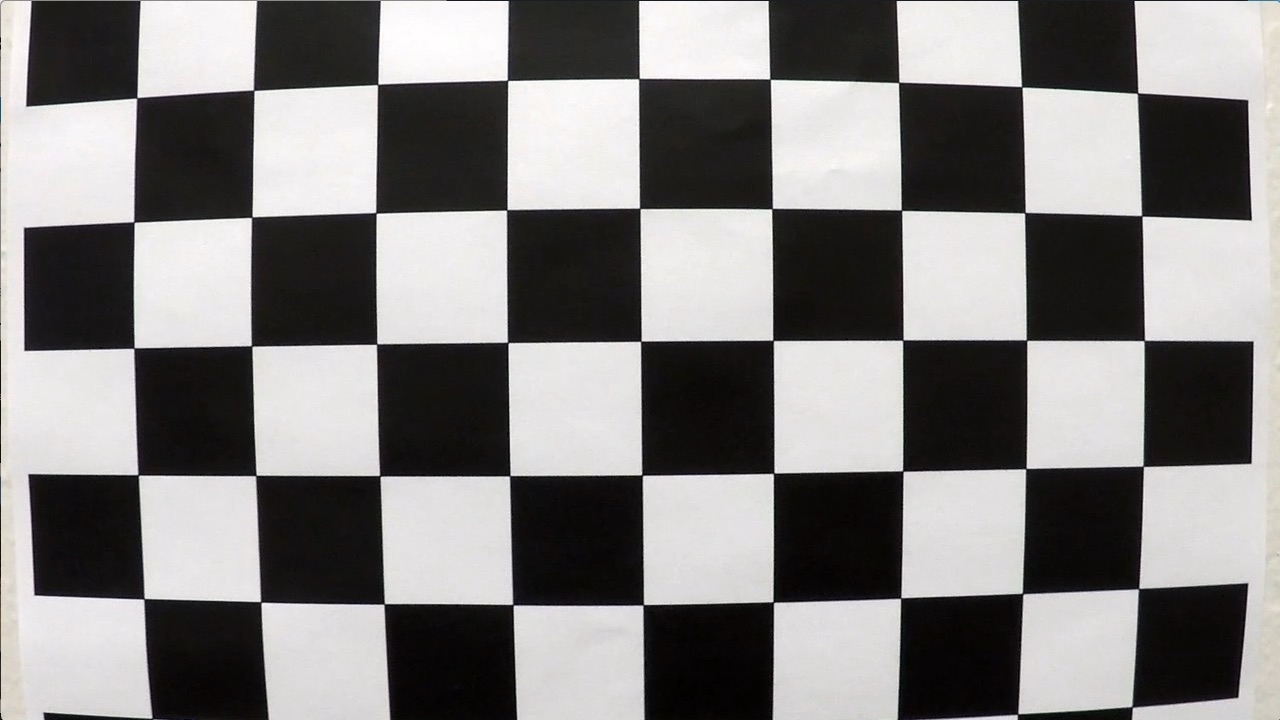
#> input picture CropJetsnLanGuiGpsGit/filters/camera_cal/calibration1.jpg, 1280 x 720 px; its folder holds only this picture in this run
$ python -i keypointsextract.py   (imports and definitions only)   (older library calls are emulated)
#> lines starting #> are read from the running program, lines starting #| are printed output that depends on the picture; after the words box and inside, x2 and y2 are one past the last pixel; in counts of white or black regions, pixels touching at a corner belong together
### CropJetsnLanGuiGpsGit/tools/CSysParams.py
import os
from pickle import TRUE
from re import S
import sys
import numpy as np
from numpy import inf
# import pyzed.sl as sl
import cv2
import argparse
import pandas as pd

from moviepy.editor import VideoFileClip

def get_parent_dir(n=1):
    """ returns the n-th parent dicrectory of the current
    working directory """
#> called with n = 1
    current_path = os.path.dirname(os.path.abspath(__file__))
    for k in range(n):
        current_path = os.path.dirname(current_path)
    return current_path

prj_pth = os.getcwd()
fil_pth = get_parent_dir(1)

src_path = os.path.join(get_parent_dir(1), "2_Training", "src")
utils_path = os.path.join(get_parent_dir(1), "Utils")

# yolo_path = os.path.join(prj_pth,"gt_metrics")
# yolo_src_path = os.path.join(yolo_path,"src")
# yolo_utils_path = os.path.join(yolo_path, "Utils")
tools_path = get_parent_dir(0)
#> further down, picture is the input picture: shape (720, 1280, 3); mean B, G, R 127.8, 128.4, 130.1

# sys.path.append(yolo_path)
# sys.path.append(yolo_src_path)
# sys.path.append(yolo_utils_path)
sys.path.append(tools_path)

# from keras_yolo3.yolo import YOLO
from tools.configuration import Configuration
configuration = Configuration()
# [10 lines of commented-out code are left out]

class CLanesParams(object):
    # [165 lines left out: function __init__, not called in this run]


class CAlgrthmParams(object):
    # [28 lines left out: function __init__, not called in this run]

class CYoloV3Params(object):
    # [195 lines left out: functions __init__, GetFileList, ParserParams, not called in this run]

class CCamsParams (object):
    # [46 lines left out: functions __init__, __del__, not called in this run]

### CropJetsnLanGuiGpsGit/tools/configuration.py
import json
import os

import numpy as np


class NumpyEncoder(json.JSONEncoder):
    # Encodes numpy arrays as lists since JSON does not support np.ndarray
    def default(self, obj):
        return obj.tolist() if isinstance(obj, np.ndarray) else json.JSONEncoder.default(self, obj)


class Configuration(object):
    # DEFAULT_CONFIGURATION_FILE_PATH = os.path.join(os.getcwd(), '/config/default_configuration.json')
    # CONFIGURATION_FILE_PATH = os.path.join(os.getcwd(), '/config/configuration.json')
    DEFAULT_CONFIGURATION_FILE_PATH = './config/default_configuration.json'
    CONFIGURATION_FILE_PATH = './config/configuration.json'

    def __init__(self):
        self.config = None

    # [18 lines left out: functions load, save, update, not called in this run]

### CropJetsnLanGuiGpsGit/points_extract/keypointsextract.py
from __future__ import print_function
# [1 line not run here, left out]
import sys
PY3 = sys.version_info[0] == 3
import cv2
import numpy as np
from sklearn.cluster import MeanShift, estimate_bandwidth
# from sklearn.datasets.samples_generator import make_blobs
import matplotlib.pyplot as plt
# import pylab
import math
import statistics
# import argparse
import itertools

import os, glob
# from moviepy.editor import VideoFileClip
# built-in modules
import itertools as it
from tools.LaneTrackingKF import grasstrack
from tools.CSysParams import CLanesParams,CAlgrthmParams,CCamsParams
import time
# AgthmParams=object()
#https://divyanshushekhar.com/blob-detection-opencv-python/amp/
class CKeyptsBlobs():
    def __init__(self,fast_thresh=50,blob_thresh=225):
        # global AgthmParams
        # AgthmParams = abb()
        # self.AgthmParams = AgthmParams
        self.cvfast_thresh = fast_thresh
        self.cvblob_thresh = blob_thresh

        self.font = cv2.FONT_HERSHEY_SIMPLEX
        # Create a detector with the parameters
        #https://github.com/spmallick/learnopencv/blob/master/BlobDetector/blob.py
        # Setup SimpleBlobDetector parameters.
        params = cv2.SimpleBlobDetector_Params()
        # Change thresholds
        params.minThreshold = 100
        params.maxThreshold = blob_thresh # 225


        params.filterByColor = True
        params.blobColor = 255

        # Filter by Area.
        params.filterByArea = True
        # params.minArea = 1
        params.maxArea =100

        # Filter by Circularity
        params.filterByCircularity = False
        params.minCircularity = 0.1

        # Filter by Convexity
        params.filterByConvexity = False
        params.minConvexity = 0.87

        # Filter by Inertia
        params.filterByInertia = False
        params.minInertiaRatio = 0.01

        ##############################

        ver = (cv2.__version__).split('.')
        if int(ver[0]) < 3 :
	        self.detector = cv2.SimpleBlobDetector(params)
        else :
	        self.detector = cv2.SimpleBlobDetector_create(params)

        # ORB......................
        self.orb = cv2.ORB_create(nfeatures=8000,scoreType=cv2.ORB_FAST_SCORE)  # OpenCV 3 backward incompatibility: Do not create a detector with `cv2.ORB()`.
        # FAST.....................
        self.fast = cv2.FastFeatureDetector_create(self.cvfast_thresh)#(40)
        # self.fast = cv2.FastFeatureDetector()  # Segmentation fault (core dumped)
        # self.fast = cv2.FeatureDetector_create('FAST')
        """
        # # surf
        self.sift =  cv2.xfeatures2d.SIFT_create() # patented
        # SIFT
        self.surf =  cv2.xfeatures2d.SURF_create() # patented
        """


    #lanes detection by meanshift/xmean clustering
    # [534 lines left out: functions get_cvBlobCentroids, get_cvFASTKeypoints, get_cvBlobKeypoints, get_cvORBKeypoints, get_cvShi_TomasiCorners, not called in this run]
    def get_cvHarriKeypoints(self,img):

        # https://opencv-python-tutroals.readthedocs.io/en/latest/py_tutorials/py_feature2d/py_features_harris/py_features_harris.html        # Detect blobs from the image.
        lenth = len(img.shape)
        if lenth >2:
            gray = cv2.cvtColor(img,cv2.COLOR_BGR2GRAY)
        else:
            gray = img.copy()

        img_1 = img.copy()
        img_2 = img.copy()
        # find Harris corners
        width = int(img.shape[1] )
        height = int(img.shape[0])
        ############################
        gray = np.float32(gray)
        # dst = cv2.cornerHarris(gray,2,3,0.04)
        dst = cv2.cornerHarris(gray, blockSize=2, ksize=3, k=0.04)
        #result is dilated for marking the corners, not important
        dst = cv2.dilate(dst,None)
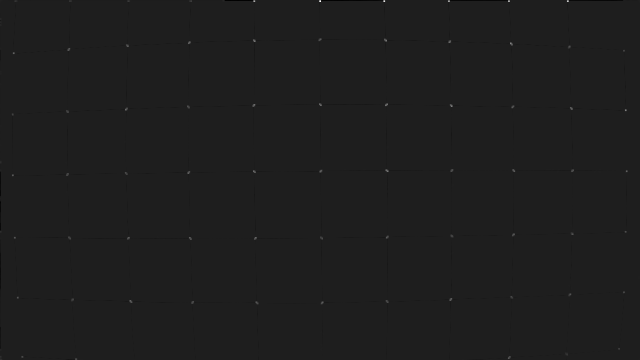
#> dst: shape (720, 1280) float32 (shown at 1/2 size); min -24446774, max 176767600, mean -12860.6; drawn with min black and max white
        # # Threshold for an optimal value, it may vary depending on the image.
        img_1[dst>0.01*dst.max()]=[255,0,0]
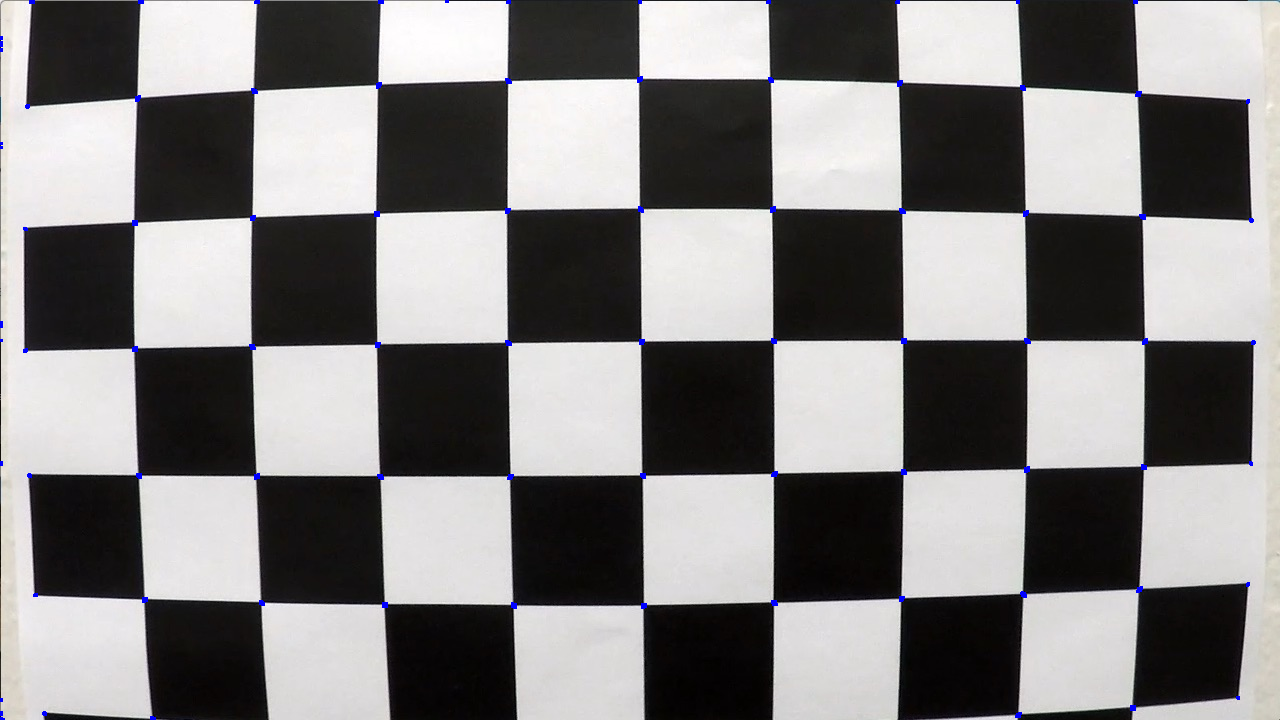
#> img_1: shape (720, 1280, 3); 0.24% of pixels changed, all inside (x1, y1, x2, y2) = (0, 0, 1256, 720)
        # [10 lines of commented-out code are left out]


        ret, dst = cv2.threshold(dst,0.01*dst.max(),255,0)
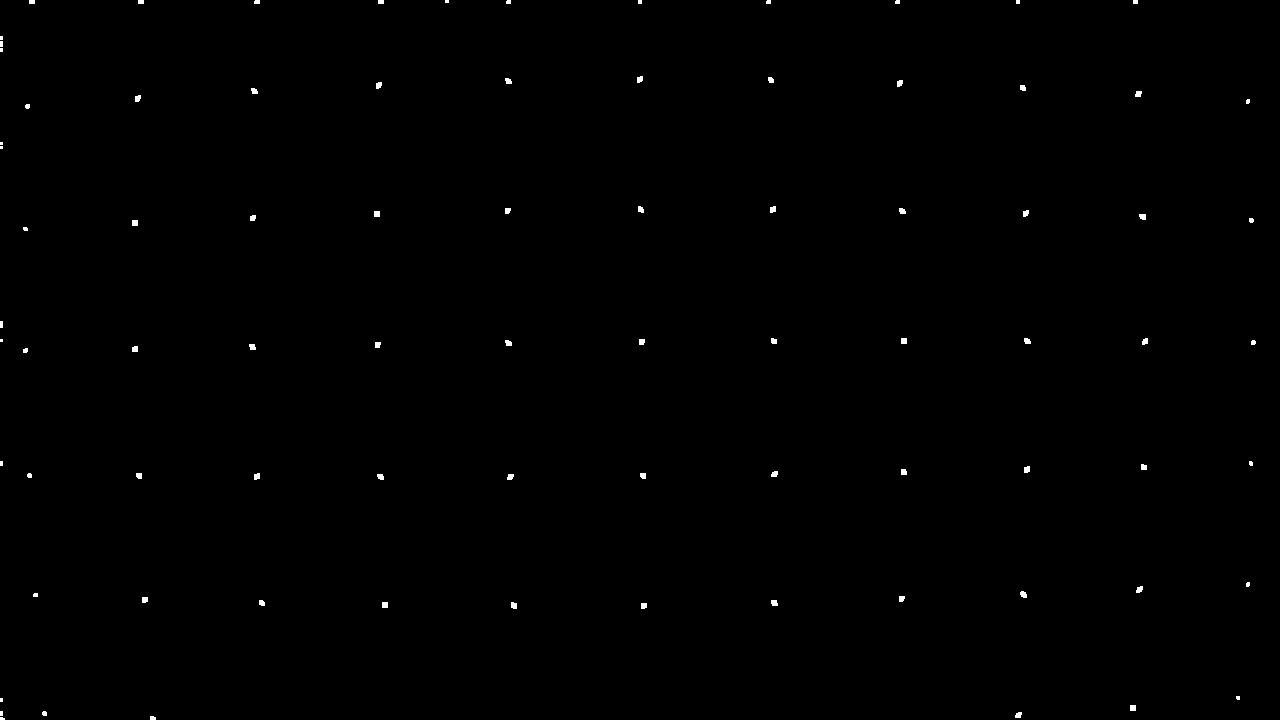
#> dst: shape (720, 1280) float32; 0.24% white; 82 white regions (22 under 20 px), largest, box (x1, y1, x2, y2) and area: (1020, 591, 1027, 598) 38, (1139, 214, 1146, 220) 37, (1024, 466, 1030, 473) 37
#> ret = 1767676
        dst = np.uint8(dst)
        # find centroids
        ret, labels, stats, centroids = cv2.connectedComponentsWithStats(dst)
#> labels: shape (720, 1280) int32; 83 distinct labels, from 0 to 82
#> ret = 83; stats = 83 rows, first 6: [0, 0, 1280, 720, 919354], [29, 0, 6, 4, 24], [138, 0, 6, 4, 24], [254, 0, 6, 4, 23], [378, 0, 6, 4, 24], [445, 0, 4, 3, 12]; centroids = 83 pairs, first value 1 to 1252.9, second value 1 to 718.2

        # define the criteria to stop and refine the corners
        criteria = (cv2.TERM_CRITERIA_EPS + cv2.TERM_CRITERIA_MAX_ITER, 100, 0.001)
        corners = cv2.cornerSubPix(gray,np.float32(centroids),(5,5),(-1,-1),criteria)
#> corners = 83 pairs, first value 0.295 to 1253, second value 0.514 to 718.2


        # Now draw them
        res = np.hstack((centroids,corners))
#> res = 83 rows, first 6: [639.6, 359.6, 639.6, 359.6], [31.5, 1.5, 30.96, 0.661], [140.5, 1.5, 140, 0.669], [256.6, 1.57, 256.5, 0.681], [380.5, 1.5, 380.2, 0.636], [446.5, 1, 446.4, 0.514]
        res = np.int0(res)
#> res = 83 rows, first 6: [639, 359, 639, 359], [31, 1, 30, 0], [140, 1, 140, 0], [256, 1, 256, 0], [380, 1, 380, 0], [446, 1, 446, 0]

        len_pts = len(res)
#> len_pts = 83
        for id in range(len_pts):
            if res[id][0]>=width:
                res[id][0]=width-1

            if res[id][1]>=height:
                res[id][1]=height-1

            if res[id][2]>=width:
                tm = res[id][2]
                res[id][2]=width-1
                tm = res[id][2]

            if res[id][3]>=height:
                res[id][3]=height-1

        img_2[res[:,1],res[:,0]]=[255,0,255]
#> img_2: shape (720, 1280, 3); 0.01% of pixels changed, all inside (x1, y1, x2, y2) = (1, 1, 1253, 719)
        img_2[res[:,3],res[:,2]] = [0,255,0]
#> img_2: shape (720, 1280, 3); mean B, G, R 127.8, 128.4, 130.1

        cv2.imwrite('./output_images/subpixel5.png',img_2)

        results = np.hstack((img_1,img_2))
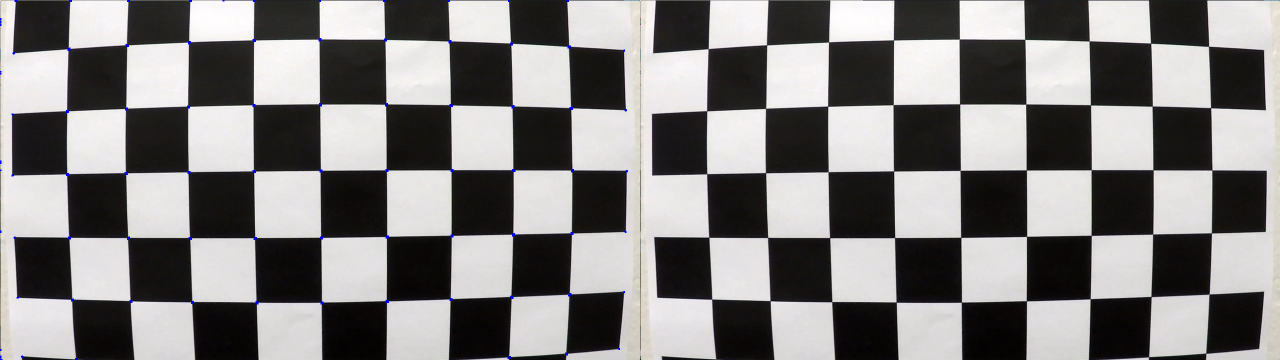
#> results: shape (720, 2560, 3) (shown at 1/2 size); mean B, G, R 127.9, 128.3, 130

        plt.figure('Harris...')
        plt.title('corners before and after refining')
        # cv2.imwrite('/home/dom/ARWAC/Documents/ARWAC/FarmLanedetection/ref_images/Fig11SobelxlineSegmts.jpg',masked)
        plt.imshow(results,cmap='gray')
        plt.show(block=True)
        plt.pause(0.5)
        plt.close()

        # cv2.imshow('dst',img)
        # if cv2.waitKey(0) & 0xff == 27:
        #     cv2.destroyAllWindows()
        return res
    # [115 lines left out: functions get_cvSURFFeatures, get_cvSIFTFeatures, draw_display, not called in this run]

    def MainDeteTrack(self,orig_ocv,ori_depth):

        print('Initial NumofRows Setting = {0}'.format(self.LanesParams.FullRRGNumRowsInit))
        ########################################################################


>>> import cv2
>>> picture = cv2.imread('../filters/camera_cal/calibration1.jpg')
>>> result = CKeyptsBlobs().get_cvHarriKeypoints(picture)
#> result has the same summary as res in get_cvHarriKeypoints

$ run again, on CropJetsnLanGuiGpsGit/filters/camera_cal/calibration10.jpg
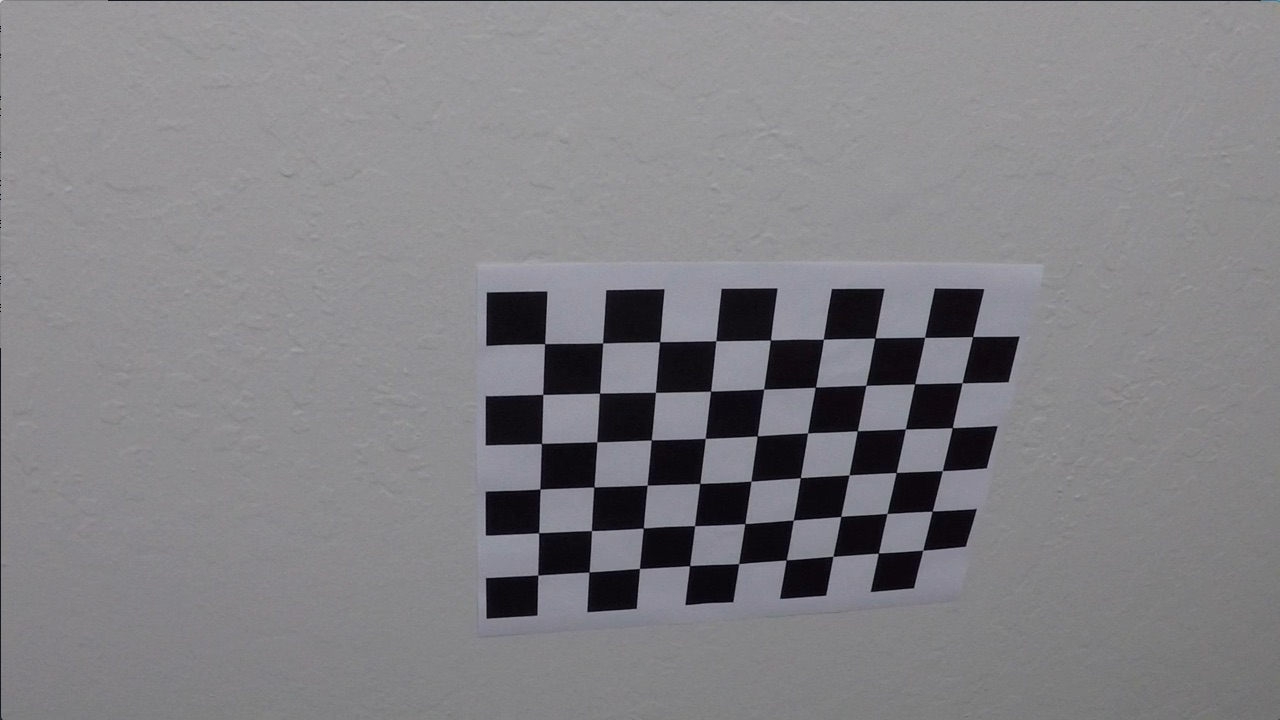
#> input picture CropJetsnLanGuiGpsGit/filters/camera_cal/calibration10.jpg, 1280 x 720 px
#> picture is the input picture: shape (720, 1280, 3); mean B, G, R 133.1, 129.4, 130.2
#> img_1: shape (720, 1280, 3); 0.31% of pixels changed, all inside (x1, y1, x2, y2) = (0, 0, 1263, 720)
#> in get_cvHarriKeypoints, `ret, dst = cv2.threshold(dst,0.01*dst.max(),255,0)`:
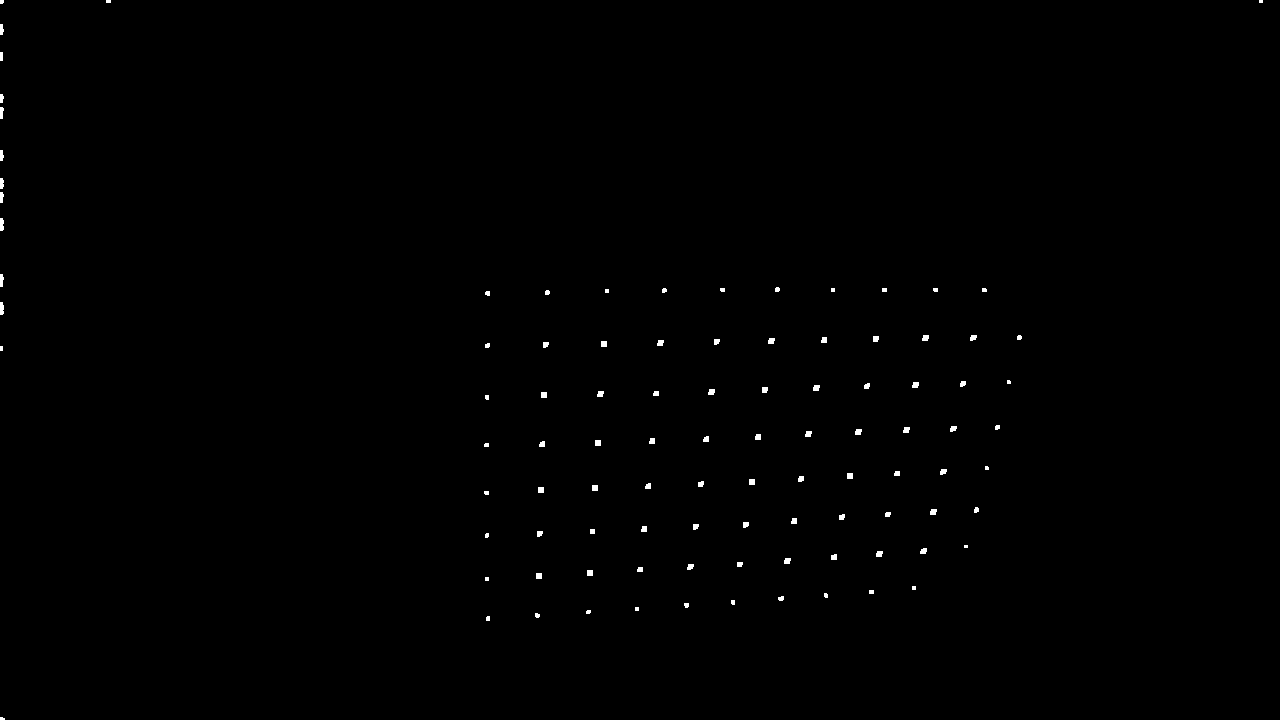
#> dst: shape (720, 1280) float32; 0.31% white; 101 white regions (24 under 20 px), largest, box (x1, y1, x2, y2) and area: (0, 218, 4, 231) 47, (0, 302, 4, 315) 47, (0, 274, 4, 287) 42
#> in get_cvHarriKeypoints, `ret, dst = cv2.threshold(dst,0.01*dst.max(),255,0)`: ret = 200638.7
#> labels: shape (720, 1280) int32; 102 distinct labels, from 0 to 101
#> in get_cvHarriKeypoints, `ret, labels, stats, centroids = cv2.connectedComponentsWithStats(dst)`: ret = 102; stats = 102 rows, first 6: [0, 0, 1280, 720, 918731], [0, 0, 4, 4, 15], [106, 0, 5, 3, 15], [1259, 0, 4, 3, 12], [0, 24, 4, 11, 36], [0, 52, 3, 9, 27]; centroids = 102 pairs, first value 1 to 1260.5, second value 1 to 718.2
#> corners = 102 pairs, first value 0.46 to 1260.1, second value 0.498 to 717.2
#> in get_cvHarriKeypoints, `res = np.hstack((centroids,corners))`: res = 102 rows, first 6: [639.5, 359.3, 638.9, 356.8], [1.4, 1.4, 1.71, 1.24], [108, 1, 107.6, 0.498], [1260.5, 1, 1260.1, 0.566], [1.17, 29.08, 0.71, 29.16], [1, 56, 0.847, 54.49]
#> in get_cvHarriKeypoints, `res = np.int0(res)`: res = 102 rows, first 6: [639, 359, 638, 356], [1, 1, 1, 1], [108, 1, 107, 0], [1260, 1, 1260, 0], [1, 29, 0, 29], [1, 56, 0, 54]
#> len_pts = 102
#> in get_cvHarriKeypoints, `results = np.hstack((img_1,img_2))`:
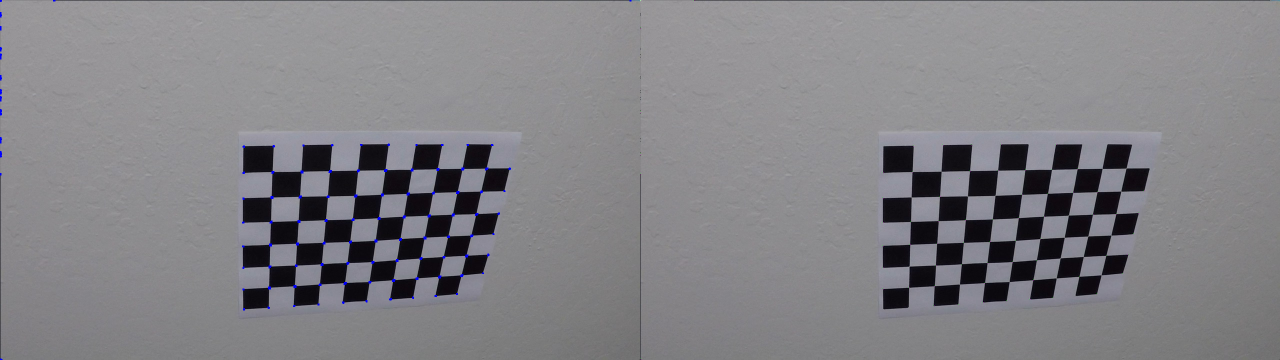
#> results: shape (720, 2560, 3) (shown at 1/2 size); mean B, G, R 133.3, 129.2, 130.1
#> result has the same summary as res in get_cvHarriKeypoints
